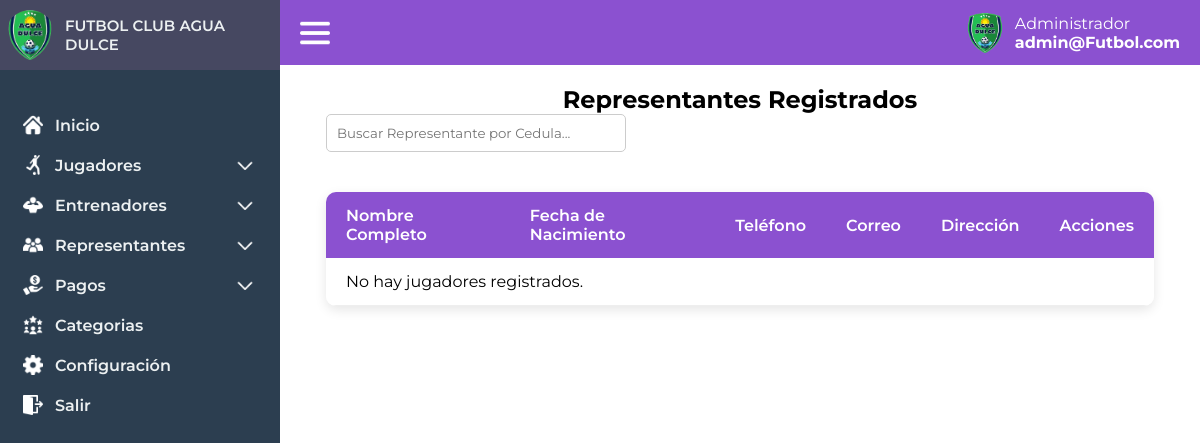
The app's page /administrador/representantes_lista (signed in), older data.
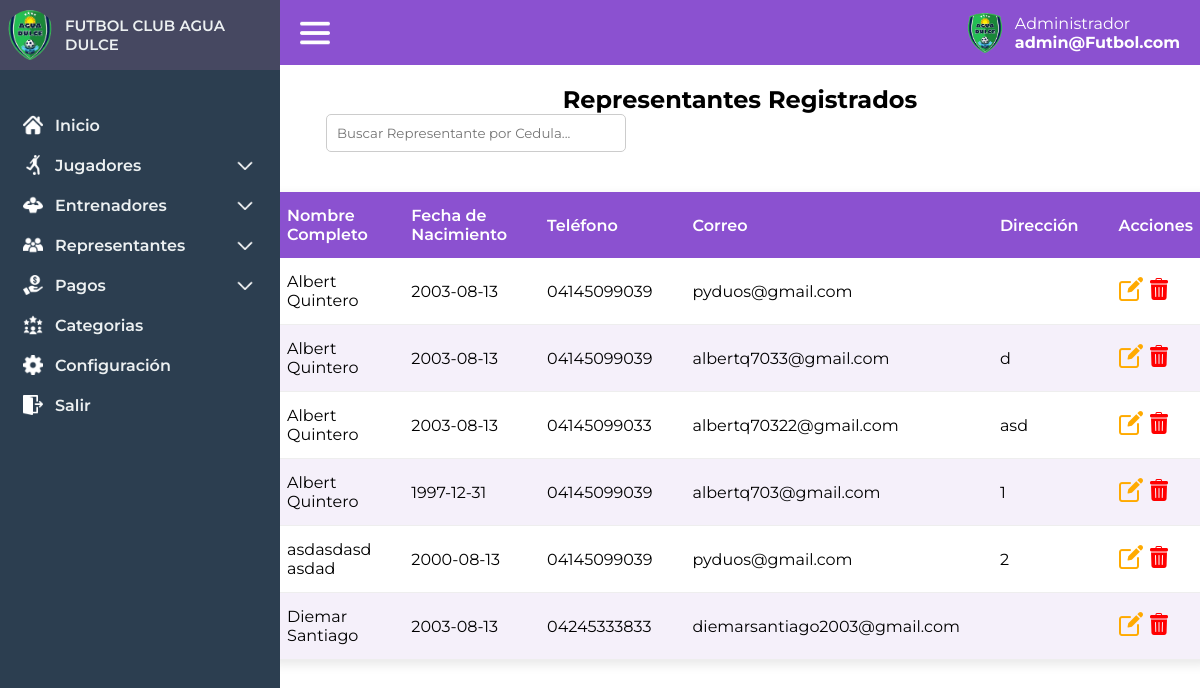
The same page, newer data.
### tables this page shows
CREATE TABLE `representantes` (
  `id` int(11) NOT NULL,
  `nombre_completo` varchar(100) NOT NULL,
  `fecha_nacimiento` date NOT NULL,
  `cedula` varchar(20) NOT NULL,
  `telefono` varchar(20) DEFAULT NULL,
  `correo` varchar(100) DEFAULT NULL,
  `direccion` text DEFAULT NULL,
  `foto` varchar(255) NOT NULL,
  `id_usuario` int(11) DEFAULT NULL,
  `passwordp` varchar(255) NOT NULL
);

### controlador/vistas.php (called while the page is built, shortened)
<?php
class vistas
{
    function vistan($vista){
        require "vistas/".$vista.".php";
    }
}
?>

### controlador/administrador.php (called while the page is built, shortened)
<?php
require_once "modelo/adminmodel.php";
class administrador extends vistas{
        public function representantes_lista(){
            $this->jugadores = adminModel::getAllRepresentatives();
            $this->vistan('administrador/representative_list');
        }
}
?>

### modelo/database.php (called while the page is built, shortened)
<?php
    class Database
    {
        public static function getDatabase(){
            try {
                $db = new PDO("mysql:host=localhost;dbname=futbolclub", "root", "");
                return $db;
            } catch (Exception $e) {
                return false;
            }
        }
    }
    ?>

### modelo/adminmodel.php (called while the page is built, shortened)
<?php
    require_once "database.php";
    class adminModel extends Database
    {
    public static function getAllRepresentatives() {
        try {
            $stmt = Database::getDatabase()->prepare("SELECT * FROM representantes ORDER BY nombre_completo");
            $stmt->execute();
            return $stmt->fetchAll(PDO::FETCH_ASSOC);
        } catch (PDOException $e) {
            return [];
        }
    }
}
?>

### vistas/administrador/representative_list.php (the view, shortened to what this page needs)
<!DOCTYPE html>
<html lang="es">
<head>
    <link rel="stylesheet" href="/FutbolClub/assets/css/index.css">
    <link rel="stylesheet" href="/FutbolClub/assets/css/players.css">
    <link rel="stylesheet" href="/FutbolClub/assets/css/toastr.min.css">
</head>
<body>
     <?php include("vistas/layout/header.php") ?>
    <main class="index-main" id="index-main">
    <?php include('vistas/layout/session.php'); ?>
        <div class="playerlist-container">
            <h2>Representantes Registrados</h2>
            <div class="playerlist-actions">
                <input type="text" id="search-player" placeholder="Buscar Representante por Cedula..." onkeyup="filtrarTabla()">
            </div>
            <table class="player-table" id="player-table">
                <thead>
                    <tr>
                        <th>Nombre Completo</th>
                        <th>Fecha de Nacimiento</th>
                        <th>Teléfono</th>
                        <th>Correo</th>
                        <th>Dirección</th>
                        <th>Acciones</th>
                    </tr>
                </thead>
                <tbody id="player-list">
                    <?php
        if (empty($this->jugadores)) {
            echo '<tr><td colspan="6">No hay jugadores registrados.</td></tr>';
        } else {
            foreach ($this->jugadores as $jugador) {
                echo '<tr>';
                echo '<td>' . htmlspecialchars($jugador['nombre_completo']) . '</td>';
                echo '<td>' . htmlspecialchars($jugador['fecha_nacimiento']) . '</td>';
                echo '<td>' . htmlspecialchars($jugador['telefono']) . '</td>';
                echo '<td>' . htmlspecialchars($jugador['correo']) . '</td>';
                echo '<td>' . htmlspecialchars($jugador['direccion']) . '</td>';
                echo '<td>
                        <a class="edit-representative" data-id="' . htmlspecialchars($jugador['id']) . '"><img src="/FutbolClub/assets/img/editar.png" alt=""></a>
                        <a class="delete-representative" data-id="' . htmlspecialchars($jugador['cedula']) . '" data-name="' . htmlspecialchars($jugador['nombre_completo']) . '"><img src="/FutbolClub/assets/img/papelera.png" alt=""></a>
                      </td>';
                echo '</tr>';
            }
        }
        ?>
                </tbody>
            </table>
        </div>
    </main>
</body>
</html>

### index.php (shortened to what this page needs)
<?php
$url = $_GET['url'] ?? 'login';
$partes= explode('/', trim($url));
$controlador = $partes[0] ?? 'login';
$controlador = strtolower($controlador);
 $controlller="controlador/".$controlador.".php";
if(file_exists($controlller)){
    require_once "modelo/database.php";
    require_once "controlador/vistas.php";
    $cont= new $controlador;
    if(isset($partes[1]) && !empty($partes[1])){
        if (method_exists($cont,$partes[1])) {
            $cont->{$partes[1]}();
        }else{
            $cont->load();
        }
    }else{
        $cont->load();
    }
}else{
    require_once("vistas/404.php");
    exit();
}

### vistas/layout/header.php (shortened to what this page needs)
<div class="barralateral" id="barralateral">
        <div class="logo">
            <img src="/FutbolClub/assets/img/club-brand.png" alt="Logo del Futbol Club">
            <span>FUTBOL CLUB AGUA DULCE</span>
        </div>
        <div class="menu">
            <ul class="menu-items">
                <li class="menu-static">
                    <a href="/FutbolClub/administrador" class="menu-link">
                        <img src="/FutbolClub/assets/img/home-icon.png" alt="Inicio">
                        <span>Inicio</span>
                    </a>
                </li>
                <li class="menu-dropdown" id="menu-dropdown">
                    <a href="#" class="menu-link">
                        <img src="/FutbolClub/assets/img/player.png" alt="Inicio">
                        <span>Jugadores</span>
                        <img src="/FutbolClub/assets/img/arrow.png" alt="Inicio">
                    </a>
                </li>
                <li class="menu-dropdown" id="menu-dropdown">
                    <a href="#" class="menu-link">
                        <img src="/FutbolClub/assets/img/trainer.png" alt="Inicio">
                        <span>Entrenadores</span>
                        <img src="/FutbolClub/assets/img/arrow.png" alt="Inicio">
                    </a>
                </li>
                <li class="menu-dropdown" id="menu-dropdown">
                    <a href="#" class="menu-link">
                        <img src="/FutbolClub/assets/img/padres.png" alt="Inicio">
                        <span>Representantes</span>
                        <img src="/FutbolClub/assets/img/arrow.png" alt="Inicio">
                    </a>
                </li>
                <li class="menu-dropdown" id="menu-dropdown">
                    <a href="#" class="menu-link">
                        <img src="/FutbolClub/assets/img/pagos.png" alt="Inicio">
                        <span>Pagos</span>
                        <img src="/FutbolClub/assets/img/arrow.png" alt="Inicio">
                    </a>
                </li>
                <li class="menu-static">
                    <a href="/FutbolClub/administrador/categorias" class="menu-link">
                        <img src="/FutbolClub/assets/img/equipo.png" alt="Inicio">
                        <span>Categorias</span>
                    </a>
                </li>
                <li class="menu-static">
                    <a href="#" class="menu-link">
                        <img src="/FutbolClub/assets/img/config.png" alt="Inicio">
                        <span>Configuración</span>
                    </a>
                </li>
                <li class="menu-static">
                    <a href="/FutbolClub/administrador/salir" class="menu-link">
                        <img src="/FutbolClub/assets/img/logout.png" alt="Inicio">
                        <span>Salir</span>
                    </a>
                </li>
            </ul>
        </div>
    </div>

### vistas/layout/session.php
<header class="header-main">
    <img src="/FutbolClub/assets/img/menu.png" alt="" srcset="" id="btn-menu">
    <div class="profile-admin">
        <img src="/FutbolClub/assets/img/club-brand.png" alt="">
        <div class="profile-data">
            <span>Administrador</span>
            <span>admin@Futbol.com</span>
        </div>
    </div>
</header>

### assets/css/index.css (style rules this page uses)
* { box-sizing: border-box; margin: 0; padding: 0; font-family: "Montserrat", sans-serif; }
:root { --color-bg-dark:#2c3e50 ; --color-bg-dark2:#464861 ; }
.barralateral { position: fixed; top: 0; left: 0; width: 280px; height: 100%; background-color: var(--color-bg-dark); color: white; display: flex; flex-direction: column; transition: left 0.3s ease-in-out; }
.logo { display: flex; background: var(--color-bg-dark2); align-items: center; width: 100%; height: 70px; margin-bottom: 2rem; text-align: left; padding: 5px; }
.logo span { font-size: 15px; font-weight:600; margin-left: 10px; color: #ecf0f1; }
.logo img { width: 50px; height: 50px; border-radius: 50%; }
.menu { width: 100%; padding: 3px; }
.menu-items { list-style: none; padding: 0; }
.menu-link { display: flex; text-decoration: none; align-items: center; padding: 10px 20px; border-radius: 10px; color: white; }
.menu-link img { width: 20px; height: 20px; margin-right: 2px; }
.menu-link span { margin-left: 10px; color: #ecf0f1; font-size: 16px; font-weight: 600; }
.menu-link img:last-child { margin-left: auto; transition: transform 0.3s ease-in-out; }
.header-main { background:#8b51d0; height: 65px; padding: 20px; display: flex; align-items: center; justify-content: space-between; }
.header-main img { width: 30px; cursor: pointer; }
.index-main { margin-left: 280px; transition: margin-left 0.3s ease-in-out; }
.profile-admin { display: flex; align-items: center; gap: 10px; }
.profile-admin img { width: 40px; }
.profile-data { display: flex; flex-direction: column; color: white; }
.profile-data span:last-child { font-weight: bold; }

### assets/css/players.css (style rules this page uses)
.playerlist-container { display: flex; flex-direction: column; align-items: center; margin-top: 20px; }
.player-table { width: 90%; border-collapse: separate; border-spacing: 0; margin-top: 20px; font-family: 'Segoe UI', Tahoma, Geneva, Verdana, sans-serif; box-shadow: 0 4px 12px rgba(0,0,0,0.1); border-radius: 10px; overflow: hidden; }
.player-table th, .player-table td { padding: 14px 20px; text-align: left; }
.player-table th { background: #8b51d0; color: #fff; font-weight: 600; }
.player-table tr:nth-child(even) { background: #f5f0fa; }
.player-table tr:nth-child(odd) { background: #ffffff; }
.player-table td { border-bottom: 1px solid #eee; }
.playerlist-actions { display: flex; justify-content: space-between; width: 90%; margin-bottom: 20px; }
.playerlist-actions input[type="text"] { padding: 10px; border: 1px solid #ccc; border-radius: 5px; width: 300px; }

Row changes from the older to the newer data that the page shows:
added representantes: nombre_completo "Albert Quintero", fecha_nacimiento "2003-08-13", telefono "04145099039", correo "pyduos@gmail.com"
added representantes: nombre_completo "Albert Quintero", fecha_nacimiento "2003-08-13", telefono "04145099039", correo "albertq7033@gmail.com", direccion "d"
added representantes: nombre_completo "Albert Quintero", fecha_nacimiento "2003-08-13", telefono "04145099033", correo "albertq70322@gmail.com", direccion "asd"
added representantes: nombre_completo "Albert Quintero", fecha_nacimiento "1997-12-31", telefono "04145099039", correo "albertq703@gmail.com", direccion "1"
added representantes: nombre_completo "asdasdasd asdad", fecha_nacimiento "2000-08-13", telefono "04145099039", correo "pyduos@gmail.com", direccion "2"
added representantes: nombre_completo "Diemar Santiago", fecha_nacimiento "2003-08-13", telefono "04245333833", correo "diemarsantiago2003@gmail.com"
Text that changed along with them:
text no longer shown: "No hay jugadores registrados."
